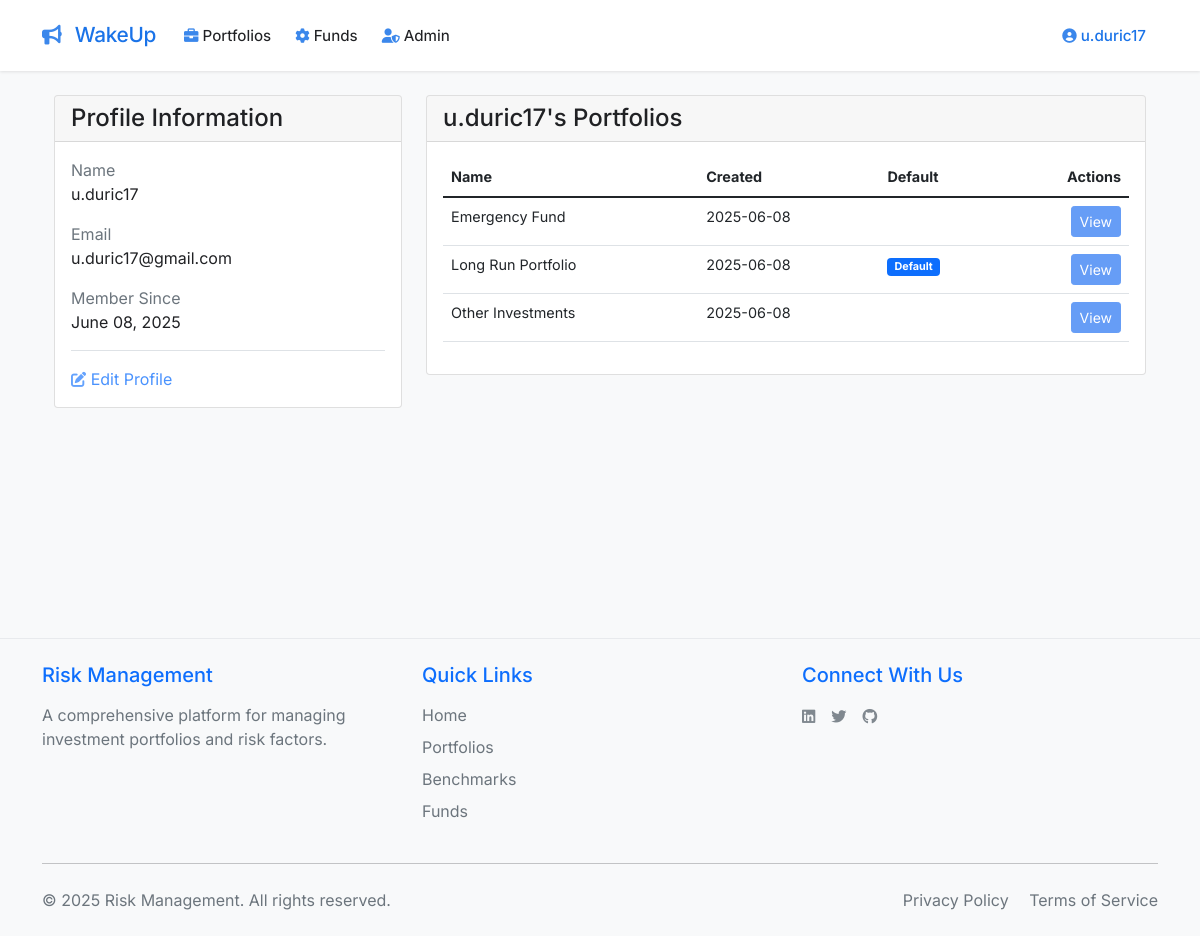
The page /user_page (signed in) on the database its author committed.
### app.py (models this page shows, shortened)
class User(UserMixin, db.Model):
    id = db.Column(db.Integer, primary_key=True)
    email = db.Column(db.String(120), unique=True, nullable=False)
    name = db.Column(db.String(80), nullable=False)
    password_hash = db.Column(db.String(128))
    user_type = db.Column(db.String(20), default='beginner')
    created_at = db.Column(db.DateTime, default=datetime.utcnow)
    portfolios = db.relationship('Portfolio', backref='user', lazy=True)
    benchmarks = db.relationship('Benchmark', back_populates='user', lazy=True)
    funds = db.relationship('Fund', back_populates='user', lazy=True)
    def is_admin(self):
        return self.user_type == 'admin'

class Portfolio(db.Model):
    __tablename__ = 'portfolio'
    id = db.Column(db.Integer, primary_key=True)
    portfolio_name = db.Column(db.String(40), nullable=False)
    user_id = db.Column(db.Integer, db.ForeignKey('user.id'), nullable=False)
    is_default = db.Column(db.Integer, nullable=False, default=0)
    paid_in = db.Column(db.Float, nullable=True, default=0.0)
    strategy_description = db.Column(db.String(500), nullable=True)
    created_at = db.Column(db.DateTime, nullable=True, default=datetime.utcnow)
    __table_args__ = (
        db.UniqueConstraint('user_id', 'portfolio_name', name='unique_user_portfolio'),
    )

### app.py (the view)
@app.route('/user_page')
@login_required
def user_page():
    return render_template('user_profile.html', user=current_user)

### app.py (called while the page is built)
@app.after_request
def add_security_headers(response):
    response.headers['X-Content-Type-Options'] = 'nosniff'
    response.headers['X-Frame-Options'] = 'SAMEORIGIN'
    response.headers['X-XSS-Protection'] = '1; mode=block'
    response.headers['Strict-Transport-Security'] = 'max-age=31536000; includeSubDomains'
    return response

@login_manager.user_loader
def load_user(user_id):
    return User.query.get(int(user_id))

def login_required(f):
    @wraps(f)
    def decorated_function(*args, **kwargs):
        if not current_user.is_authenticated:
            return redirect(url_for('login'))
        return f(*args, **kwargs)
    return decorated_function

@app.context_processor
def inject_now():
    return {'now': datetime.utcnow()}

### templates/user_profile.html (shortened to what this page needs)
{% extends "base.html" %}
{% block content %}
<div class="container">
    <div class="row">
        <div class="col-md-4">
            <div class="card h-100">
                <div class="card-header">
                    <h4 class="mb-0">Profile Information</h4>
                </div>
                <div class="card-body d-flex flex-column">
                    <div class="mb-3">
                        <label class="text-muted">Name</label>
                        <p class="mb-0">{{ user.name }}</p>
                    </div>
                    <div class="mb-3">
                        <label class="text-muted">Email</label>
                        <p class="mb-0">{{ user.email }}</p>
                    </div>
                    <div class="mb-3">
                        <label class="text-muted">Member Since</label>
                        <p class="mb-0">{{ user.created_at.strftime('%B %d, %Y') }}</p>
                    </div>
                    <div class="mt-auto pt-3 border-top">
                        <a href="{{ url_for('edit_profile') }}" class="text-decoration-none text-primary opacity-75">
                            <i class="fas fa-edit"></i> Edit Profile
                        </a>
                    </div>
                </div>
            </div>
        </div>
        <div class="col-md-8">
            <div class="card">
                <div class="card-header">
                    <h4 class="mb-0">{{ user.name }}'s Portfolios</h4>
                </div>
                <div class="card-body">
                    {% if user.portfolios %}
                    <div class="table-responsive">
                        <table class="table">
                            <thead>
                                <tr>
                                    <th>Name</th>
                                    <th>Created</th>
                                    <th>Default</th>
                                    <th class="text-end">Actions</th>
                                </tr>
                            </thead>
                            <tbody>
                                {% for portfolio in user.portfolios %}
                                <tr>
                                    <td>{{ portfolio.portfolio_name }}</td>
                                    <td>{{ portfolio.created_at.strftime('%Y-%m-%d') }}</td>
                                    <td>
                                        {% if portfolio.is_default %}
                                        <span class="badge bg-primary">Default</span>
                                        {% endif %}
                                    </td>
                                    <td class="text-end">
                                        <a href="{{ url_for('view_portfolio', id=portfolio.id) }}" class="btn btn-sm btn-primary">View</a>
                                    </td>
                                </tr>
                                {% endfor %}
                            </tbody>
                        </table>
                    </div>
                    {% else %}
                    <p class="text-muted">No portfolios yet.</p>
                    {% endif %}
                </div>
            </div>
        </div>
    </div>
</div>
{% endblock %}

### templates/base.html (shortened to what this page needs)
<!DOCTYPE html>
<html lang="en">
<head>
    <link href="https://cdn.jsdelivr.net/npm/bootstrap@5.1.3/dist/css/bootstrap.min.css" rel="stylesheet">
    <link href="https://cdnjs.cloudflare.com/ajax/libs/font-awesome/6.0.0/css/all.min.css" rel="stylesheet">
    <link href="{{ url_for('static', filename='css/style.css') }}" rel="stylesheet">
</head>
<body>
    <nav class="navbar navbar-expand-lg">
        <div class="container">
            <a class="navbar-brand" href="{{ url_for('total_portfolio') }}">
                <i class="fa-solid fa-bullhorn me-2"></i> WakeUp
            </a>
            <div class="collapse navbar-collapse" id="navbarNav">
                <ul class="navbar-nav me-auto">
                    {% if current_user.is_authenticated %}
                    <li class="nav-item dropdown">
                        <a class="nav-link dropdown-toggle" href="#" id="portfoliosDropdown" role="button" data-bs-toggle="dropdown">
                            <i class="fas fa-briefcase me-1"></i>Portfolios
                        </a>
                    </li>
                    <li class="nav-item dropdown">
                        <a class="nav-link dropdown-toggle" href="#" id="optionsDropdown" role="button" data-bs-toggle="dropdown">
                            <i class="fas fa-cog me-1"></i>Funds
                        </a>
                    </li>
                    {% if current_user.is_admin() %}
                    <li class="nav-item dropdown">
                        <a class="nav-link dropdown-toggle" href="#" id="adminDropdown" role="button" data-bs-toggle="dropdown">
                            <i class="fas fa-user-shield me-1"></i>Admin
                        </a>
                    </li>
                    {% endif %}
                    {% endif %}
                </ul>
                <ul class="navbar-nav ms-auto">
                    {% if current_user.is_authenticated %}
                    <li class="nav-item dropdown">
                        <a class="nav-link dropdown-toggle profile-link" href="#" id="profileDropdown" role="button" data-bs-toggle="dropdown">
                            <i class="fas fa-user-circle me-1"></i>{{ current_user.name }}
                        </a>
                    </li>
                    {% endif %}
                </ul>
            </div>
        </div>
    </nav>
    <div class="main-content">
        <div class="container mt-4 pb-5">
            {% block content %}{% endblock %}
        </div>
    </div>
    <footer class="footer mt-auto py-4 bg-light">
        <div class="container">
            <div class="row">
                <div class="col-md-4 mb-3 mb-md-0">
                    <h5 class="text-primary mb-3">Risk Management</h5>
                    <p class="text-muted mb-0">A comprehensive platform for managing investment portfolios and risk factors.</p>
                </div>
                <div class="col-md-4 mb-3 mb-md-0">
                    <h5 class="text-primary mb-3">Quick Links</h5>
                    <ul class="list-unstyled">
                        <li class="mb-2"><a href="{{ url_for('home') }}" class="text-decoration-none text-muted">Home</a></li>
                        <li class="mb-2"><a href="{{ url_for('get_portfolios') }}" class="text-decoration-none text-muted">Portfolios</a></li>
                        <li class="mb-2"><a href="{{ url_for('get_benchmarks') }}" class="text-decoration-none text-muted">Benchmarks</a></li>
                        <li class="mb-2"><a href="{{ url_for('get_funds') }}" class="text-decoration-none text-muted">Funds</a></li>
                    </ul>
                </div>
                <div class="col-md-4">
                    <h5 class="text-primary mb-3">Connect With Us</h5>
                    <div class="d-flex gap-3">
                        <a href="#" class="text-muted text-decoration-none" title="LinkedIn">
                        </a>
                        <a href="#" class="text-muted text-decoration-none" title="Twitter">
                        </a>
                        <a href="#" class="text-muted text-decoration-none" title="GitHub">
                        </a>
                    </div>
                </div>
            </div>
            <hr class="my-4">
            <div class="row align-items-center">
                <div class="col-md-6 text-center text-md-start">
                    <p class="text-muted mb-0">&copy; {{ now.year }} Risk Management. All rights reserved.</p>
                </div>
                <div class="col-md-6 text-center text-md-end">
                    <a href="{{ url_for('privacy_policy') }}" class="text-muted text-decoration-none me-3">Privacy Policy</a>
                    <a href="#" class="text-muted text-decoration-none">Terms of Service</a>
                </div>
            </div>
        </div>
    </footer>
</body>
</html>

### static/css/style.css (style rules this page uses)
:root { --primary-color: #1a73e8; --secondary-color: #4285f4; --accent-color: #669df6; --text-color: #202124; --text-muted: #5f6368; --light-bg: #f8f9fa; --border-color: #e8eaed; --white: #ffffff; --icon-color: #1a73e8; --google-blue: #4285F4; --google-red: #EA4335; --google-yellow: #FBBC05; --google-green: #34A853; }
body { font-family: 'Inter', sans-serif; color: var(--text-color); background-color: var(--light-bg); min-height: 100vh; display: flex; flex-direction: column; }
.fas, .far, .fab, .fa-solid { opacity: 0.85; font-size: 0.95em; }
.main-content { flex: 1 0 auto; min-height: 15cm; }
.navbar { background: var(--white); padding: 1rem 0; box-shadow: 0 1px 3px rgba(0, 0, 0, 0.1); min-height: 64px; }
.navbar-brand { font-weight: 500; color: var(--primary-color) !important; font-size: 1.3rem; padding: 0.5rem 0; line-height: 1; letter-spacing: -0.3px; position: relative; }
.navbar-brand::after { content: ''; position: absolute; left: 0; bottom: 0; width: 100%; height: 2px; background: linear-gradient(90deg, var(--primary-color), transparent); transform: scaleX(0); opacity: 0; transition: all 0.3s ease; transform-origin: left; }
.nav-link { color: var(--text-color) !important; font-size: 0.95rem; padding: 0.75rem 0.75rem !important; transition: color 0.2s ease; line-height: 1; position: relative; font-weight: 450; }
.nav-link::after { content: ''; position: absolute; left: 0; bottom: 0; width: 100%; height: 2px; background: linear-gradient(90deg, var(--primary-color), transparent); transform: scaleX(0); opacity: 0; transition: all 0.3s ease; transform-origin: center; }
.nav-link i { transition: all 0.2s ease; color: var(--primary-color); opacity: 0.85; }
.profile-link { color: var(--primary-color) !important; font-weight: 500; padding: 0.5rem 1rem; transition: all 0.2s ease; }
.profile-link i { color: var(--primary-color); margin-right: 0.5rem; transition: all 0.2s ease; }
.btn-primary { background-color: var(--accent-color); border-color: var(--accent-color); }
.table { font-size: 0.9rem; }
.table td { font-size: 0.9rem; }
.footer { background-color: var(--light-bg); border-top: 1px solid var(--border-color); }

### rows shown on the page
User: name "u.duric17", email "u.duric17@gmail.com", created_at "June 08, 2025"
Portfolio: portfolio_name "Emergency Fund", created_at "2025-06-08"
Portfolio: portfolio_name "Long Run Portfolio", created_at "2025-06-08", is_default "Default"
Portfolio: portfolio_name "Other Investments", created_at "2025-06-08"
